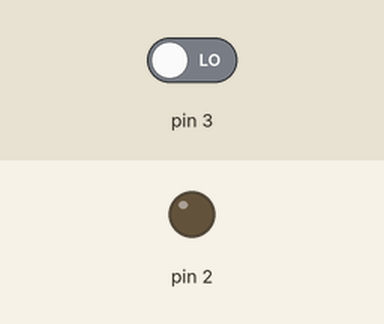
Recording of a sketch running on a simulated Arduino Uno, built with avr-gcc and run on an emulated ATmega328P. On the bench: output pins drawn as LEDs (lit = HIGH). Dashed ring = blinking. Inputs (shaded band) come from the test bench; at power-on: pin 3 LOW.

Above: at 1.4 s.
1.5 s: pin 3 driven HIGH
At 1.65 s:
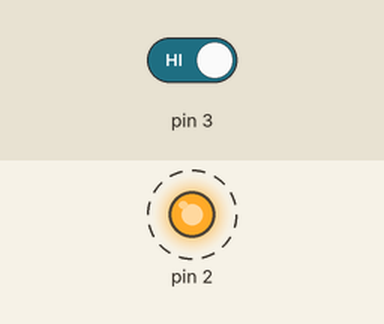
4.5 s: pin 3 driven LOW
At 5.5 s:
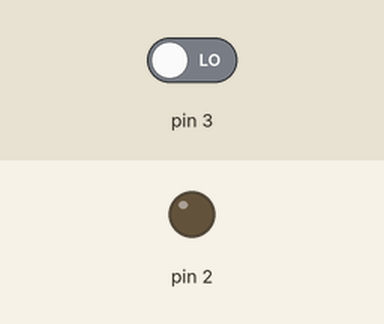
Timing chart, 0 to 7.5 s (numbered marks = the images above; inputs shaded):
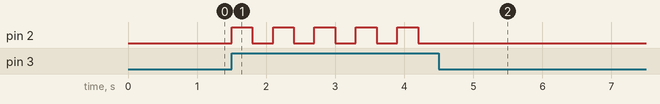

Measured:
- after the input at 1.5 s, pin 2: alternates HIGH for 0.30 s and LOW for 0.30 s, starting at once
- after the input at 4.5 s, pin 2: stops changing and stays LOW

The sketch:

interruptor1.ino
```cpp
// C++ code
//
int cont = 0;

void setup()
{
  pinMode(3, INPUT);
  pinMode(2, OUTPUT);

  cont = 0;
}

void loop()
{
  if (digitalRead(3) == 1) {
    cont = (cont + 1);
  }
  if (cont % 2 == 0) {
    digitalWrite(2, LOW);
  } else {
    digitalWrite(2, HIGH);
  }
  delay(300); // Wait for 300 millisecond(s)
}
```
